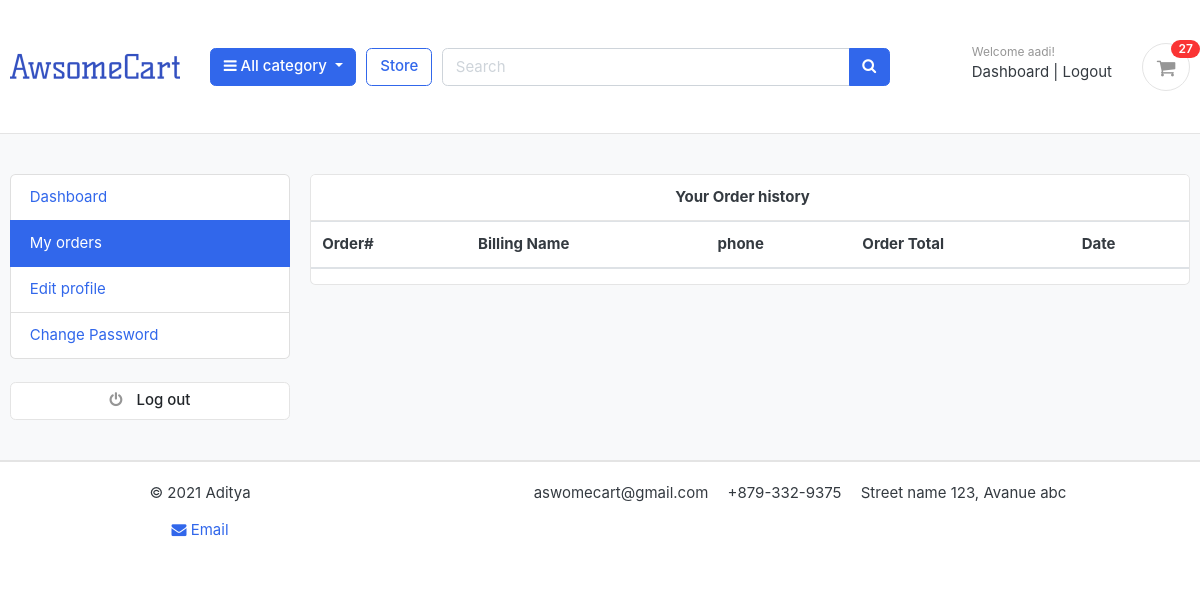
Page /accounts/my_orders/ (signed in) on the earlier database version.
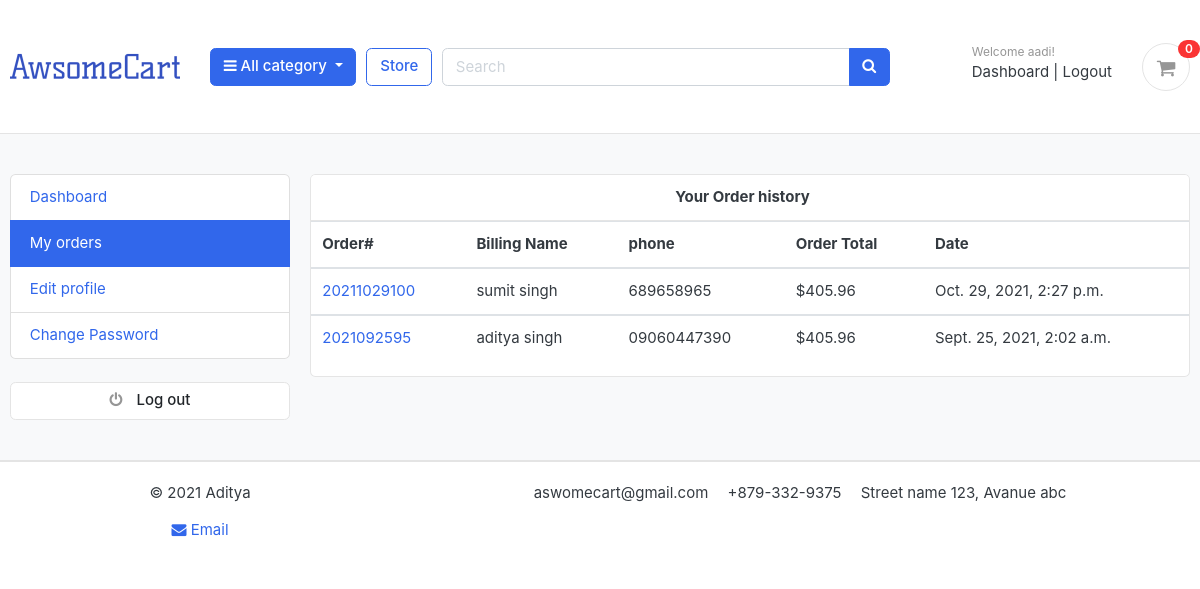
Same page on the later database version.
### orders/models.py (models this page shows, shortened)
class Order(models.Model):
    STATUS = (
        ('New', 'New'),
        ('Accepted', 'Accepted'),
        ('Completed', 'Completed'),
        ('Cancelled', 'Cancelled'),
    )
    user = models.ForeignKey(Account, on_delete=models.SET_NULL, null=True)
    payment = models.ForeignKey(Payment, on_delete=models.SET_NULL, blank=True, null=True)
    order_number = models.CharField(max_length=20)
    first_name = models.CharField(max_length=50)
    last_name = models.CharField(max_length=50)
    phone = models.CharField(max_length=15)
    email = models.EmailField(max_length=50)
    address_line_1 = models.CharField(max_length=50)
    address_line_2 = models.CharField(max_length=50, blank=True)
    country = models.CharField(max_length=50)
    state = models.CharField(max_length=50)
    city = models.CharField(max_length=50)
    order_note = models.CharField(max_length=100, blank=True)
    order_total = models.FloatField()
    tax = models.FloatField()
    status = models.CharField(max_length=10, choices=STATUS, default='New')
    ip = models.CharField(blank=True, max_length=20)
    is_ordered = models.BooleanField(default=False)
    created_at = models.DateTimeField(auto_now_add=True)
    updated_at = models.DateTimeField(auto_now=True)
    def full_name(self):
        return f'{self.first_name} {self.last_name}'

### accounts/views.py (the view)
# urls.py: path('my_orders/',views.my_orders,name='my_orders'),
@login_required(login_url='login')
def my_orders(request):
    orders = Order.objects.filter(user = request.user , is_ordered = True).order_by('-created_at')
    context = {
        'orders':orders,
    }
    return render(request,'accounts/my_orders.html',context)

### carts/context_processors.py (called while the page is built)
def counter(request):
    cart_count = 0
    if 'admin' in request.path:
        return  {}
    else:
        try:
            cart = Cart.objects.filter(cart_id = _cart_id(request))
            if request.user.is_authenticated:
                cart_items = CartItem.objects.all().filter(user=request.user)
            else:
                cart_items = CartItem.objects.all().filter(cart=cart[:1])
            for cart_item in cart_items:
                cart_count += cart_item.quantity
        except Cart.DoesNotExist:
            cart_count = 0
    return dict(cart_count = cart_count)

### carts/views.py (called while the page is built)
def _cart_id(request):
    cart = request.session.session_key
    if not cart:
        cart = request.session.create()
    return cart

### category/cotext_processors.py (called while the page is built)
def menu_links(request):
    links = Category.objects.all()
    return dict(links=links)

### category/models.py (called while the page is built)
    def get_url(self):
        return reverse('product_by_category',args=[self.slug])

### store/context_processors.py (called while the page is built)
def size_chart(request):
    size = Variation.objects.all()
    return dict(size=size)

### templates/accounts/my_orders.html (shortened to what this page needs)
{% extends 'base.html' %}
{% block content %}
<section class="section-conten padding-y bg">
  <div class="container">
      <div class="row">
          {% include 'includes/dashboard_sidebar.html' %}
          <main class="col-md-9">
              <article class="card">
                  <header class="card-header">
                      <center><strong class="d-inline-block mr-3">Your Order history</strong></center>
                  </header>
                  <table class="table table-hover">
                      <thead>
                        <tr>
                          <th scope="col">Order#</th>
                          <th scope="col">Billing Name </th>
                          <th scope="col">phone</th>
                          <th scope="col">Order Total</th>
                          <th scope="col">Date</th>
                        </tr>
                      </thead>
                      {% for order in orders %}
                      <tbody>
                        <tr>
                          <td> <a href="{% url 'order_detail' order.order_number %}">{{order.order_number}}</a></td>
                          <td>{{order.full_name}}</td>
                          <td>{{order.phone}}</td>
                          <td>${{order.order_total}}</td>
                          <td>{{order.created_at}}</td>
                        </tr>
                      </tbody>
                      {% endfor %}
                    </table>
              </article>
          </main>
      </div>
  </div>
</section>
{% endblock %}

### templates/includes/navbar.html (shortened to what this page needs)
{% load static %}
<header class="section-header">
  <section class="header-main border-bottom">
    <div class="container">
      <div class="row align-items-center">
        <div class="col-lg-2 col-md-3 col-6">
          <a href="{% url 'Home' %}" class="brand-wrap">
            <img class="" src="{% static './images/logo1.png' %}">
          </a>
        </div>
        <div class="col-lg col-sm col-md col-6 flex-grow-0">
          <div class="category-wrap dropdown d-inline-block float-right">
            <button type="button" class="btn btn-primary dropdown-toggle" data-toggle="dropdown">
              <i class="fa fa-bars"></i> All category
            </button>
          </div>
        </div>
        <a href="{% url 'store' %}" class="btn btn-outline-primary">Store</a>
        <div class="col-lg  col-md-6 col-sm-12 col">
          <form action="{% url 'serch' %}" class="search" method='GET'>
            <div class="input-group w-100">
              <input type="text" class="form-control" style="width:60%;" placeholder="Search" name="keyword" required>
              <div class="input-group-append">
                <button class="btn btn-primary" type="submit">
                  <i class="fa fa-search"></i>
                </button>
              </div>
            </div>
          </form>
        </div>
        <div class="col-lg-3 col-sm-6 col-8 order-2 order-lg-3">
          <div class="d-flex justify-content-end mb-3 mb-lg-0">
            {% if user.id is None %}
            <div class="widget-header">
              <small class="title text-muted">Welcome guest!</small>
              <div>
                <a href="{% url 'login' %}">Sign in</a> <span class="dark-transp"> | </span>
                <a href="{% url 'register' %}"> Register</a>
              </div>
            </div>
            {% else %}
            <div class="widget-header">
              <small class="title text-muted">Welcome {{user.first_name}}!</small>
              <div>
                <a href="{% url 'dashboard' %}">Dashboard</a> <span class="dark-transp"> | </span>
                <a href="{% url 'logout' %}"> Logout</a>
              </div>
            </div>
            {% endif %}
            <a href="{% url 'cart' %}" class="widget-header pl-3 ml-3">
              <div class="icon icon-sm rounded-circle border"><i class="fa fa-shopping-cart"></i></div>
              <span class="badge badge-pill badge-danger notify">{{cart_count}}</span>
            </a>
          </div>
        </div>
      </div>
    </div>
  </section>
</header>

Differences in the rows shown:
added Order: order_number "20211029100", full_name "sumit singh", phone "689658965", order_total "405.96", created_at "Oct. 29, 2021, 2:27 p.m."
added Order: order_number "2021092595", full_name "aditya singh", phone "09060447390", order_total "405.96", created_at "Sept. 25, 2021, 2:02 a.m."
Other differences:
{{ cart_count }}: "27" → "0"
